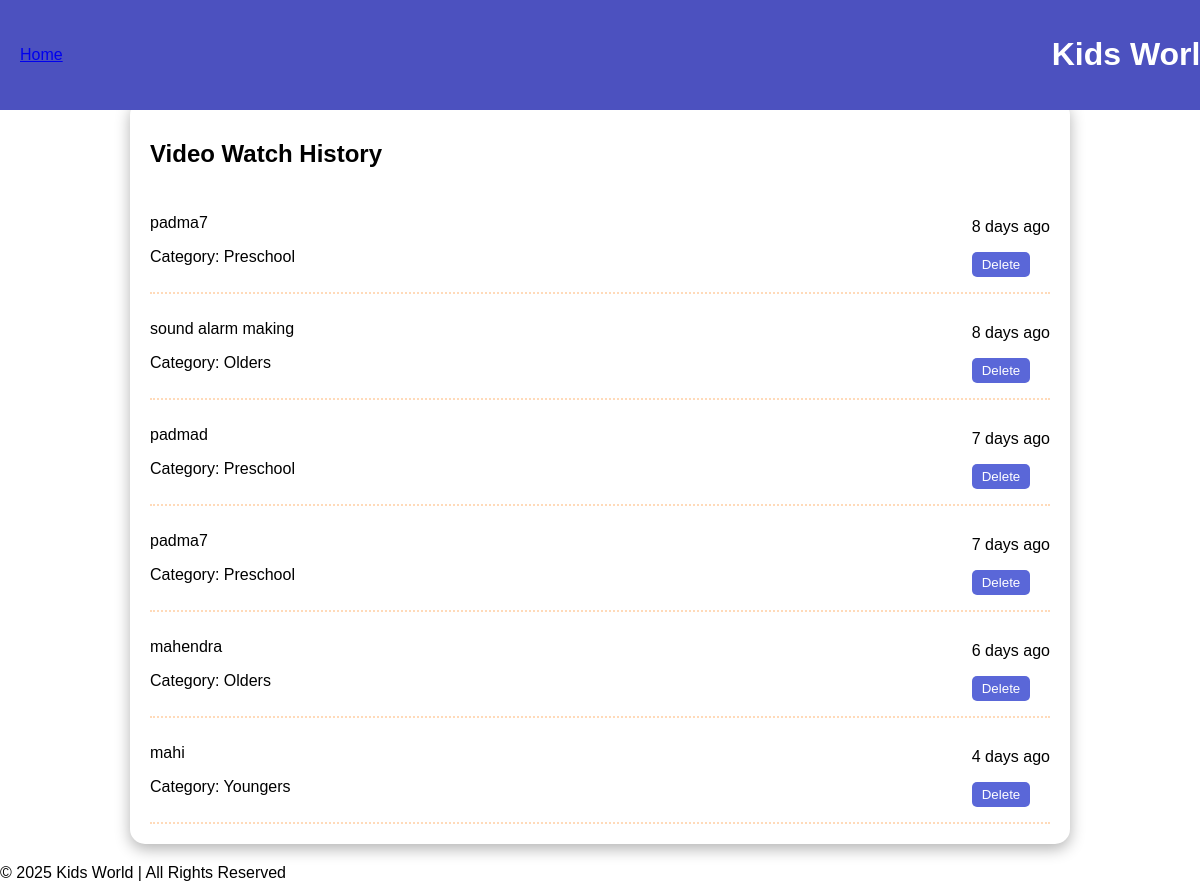
The page /adminhistory.php on the database its author committed.
### tables this page shows
CREATE TABLE `videos` (
  `id` int(11) NOT NULL,
  `video_title` varchar(255) NOT NULL,
  `video_url` varchar(255) NOT NULL,
  `category_id` int(11) DEFAULT NULL,
  `category_name` varchar(255) DEFAULT NULL,
  `upload_date` timestamp NOT NULL DEFAULT current_timestamp()
);

CREATE TABLE `categories` (
  `id` int(11) NOT NULL,
  `category_name` varchar(255) NOT NULL,
  `category_description` text NOT NULL
);

### adminhistory.php (the view, shortened to what this page needs)
<?php
$host = "localhost";
$user = "root";
$password = "";
$dbname = "kidsworld";
$conn = new mysqli($host, $user, $password, $dbname);
function timeAgo($datetime) {
    $time = strtotime($datetime);
    $diff = time() - $time;
    if ($diff < 2592000) return floor($diff / 86400) . " days ago";
    return date("M d, Y", $time);
}
$videos = [];
$sql_videos = "SELECT v.id, v.video_title, v.upload_date, c.category_name
              FROM videos v
              LEFT JOIN categories c ON v.category_id = c.id";
$result_videos = $conn->query($sql_videos);
if ($result_videos->num_rows > 0) {
    while ($row = $result_videos->fetch_assoc()) {
        $row['time_ago'] = timeAgo($row['upload_date']);
        $videos[] = $row;
    }
}
?>
<!DOCTYPE html>
<html lang="en">
<head>
</head>
<body>
    <header>
        <a href="../pdd/admin/admin.php" class="home-btn">Home</a>
        <h1>Kids World</h1>
    </header>
    <div class="history-container">
        <h2>Video Watch History</h2>
        <?php if (!empty($videos)): ?>
            <?php foreach ($videos as $video): ?>
                <div class="video-item">
                    <div>
                        <p class="video-title"><?php echo htmlspecialchars($video['video_title']); ?></p>
                        <p>Category: <?php echo htmlspecialchars($video['category_name'] ?? 'Unknown'); ?></p>
                    </div>
                    <div>
                        <p><?php echo htmlspecialchars($video['time_ago']); ?></p>
                        <form method="POST" style="display:inline;">
                            <button type="submit" class="delete-button">Delete</button>
                        </form>
                    </div>
                </div>
            <?php endforeach; ?>
        <?php else: ?>
            <p>No videos found in your watch history.</p>
        <?php endif; ?>
    </div>
    <footer>
        &copy; <?php echo date("Y"); ?> Kids World | All Rights Reserved
    </footer>
</body>
</html>

### adminhistory.php (style rules this page uses)
body { font-family: "Comic Sans MS", cursive, sans-serif; background: url('./pdd images/history.jpg') no-repeat center center fixed; background-size: cover; margin: 0; padding: 0; }
header { background-color: #4c51bf; color: white; display: flex; justify-content: space-between; align-items: center; padding: 15px 20px; position: fixed; width: 100%; top: 0; left: 0; z-index: 1000; }
.history-container { max-width: 900px; margin: 100px auto 20px; background-color: #fff; border-radius: 15px; padding: 20px; box-shadow: 0px 5px 15px rgba(0, 0, 0, 0.3); animation: slideIn 1s ease-in-out; }
.video-item { display: flex; justify-content: space-between; align-items: center; padding: 10px 0; border-bottom: 2px dotted #ffdab9; }
.delete-button { background-color: #5a67d8; color: white; border: none; padding: 5px 10px; border-radius: 5px; cursor: pointer; }

### rows shown on the page
videos: video_title "padma7", category.category_name "Preschool", time_ago "8 days ago"
videos: video_title "sound alarm making", category.category_name "Olders", time_ago "8 days ago"
videos: video_title "padmad", category.category_name "Preschool", time_ago "7 days ago"
videos: video_title "padma7", category.category_name "Preschool", time_ago "7 days ago"
videos: video_title "mahendra", category.category_name "Olders", time_ago "6 days ago"
videos: video_title "mahi", category.category_name "Youngers", time_ago "4 days ago"
